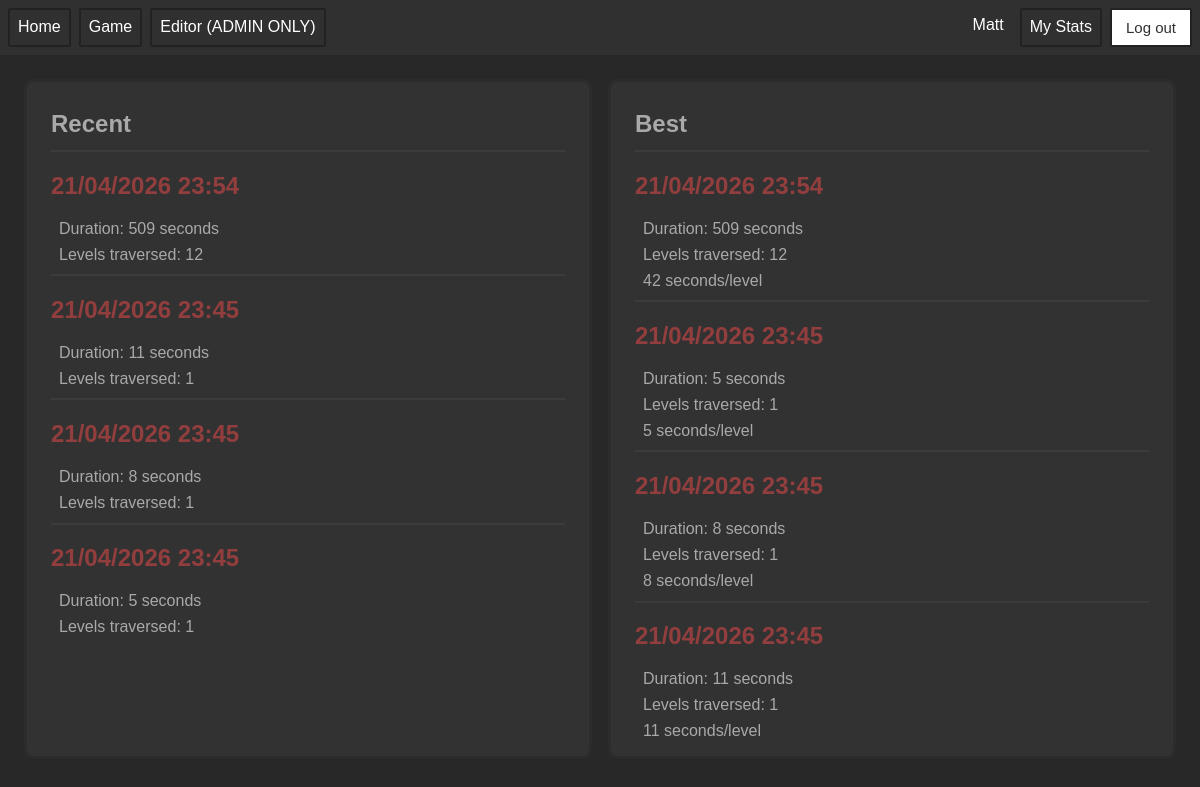
Screenshot of /stats/ (signed in) with the database file from the repository.
### tables this page shows
CREATE TABLE runs (
    id INTEGER PRIMARY KEY AUTOINCREMENT,
    username TEXT NOT NULL,
    unix INTEGER NOT NULL,
    duration INTEGER NOT NULL,
    levels_traversed INTEGER NOT NULL,

    FOREIGN KEY (username) REFERENCES accounts(username) ON DELETE CASCADE
);

### app.py (the view, shortened to what this page needs)
@app.route("/stats/", methods=["GET", "POST"])
@login_required
def stats():
    db = database.get_db()
    recent_runs = db.execute("""
        SELECT unix, duration, levels_traversed
        FROM runs
        WHERE username = ?
        ORDER BY unix DESC
        LIMIT 6;
    """, (g.username,)).fetchall()
    top_runs = db.execute("""
        SELECT unix, duration, levels_traversed,
                (duration / levels_traversed) AS time_per_level
        FROM runs
        WHERE username = ?
        ORDER BY levels_traversed DESC, time_per_level ASC
        LIMIT 5;
    """, (g.username,)).fetchall()
    return render_template("stats.html", recent_runs=recent_runs, top_runs=top_runs)

### forms.py
class LogOutForm(FlaskForm):
    submit = SubmitField("Log out")

### app.py (called while the page is built)
@app.template_filter("datetime")
def datetimeunix(s):
    return datetime.datetime.fromtimestamp(s).strftime("%d/%m/%Y %H:%M")

@app.before_request
def load_session():
    g.username = session.get("username", None)

@app.context_processor
def inject_jinja():
    return { "logout": forms.LogOutForm() }

def login_required(v):
    @functools.wraps(v)
    def wrapped_v(*args, **kwargs):
        if g.username is None:
            return redirect(url_for("login", next=request.url))
        return v(*args, **kwargs)
    return wrapped_v

### database/database.py (called while the page is built)
def get_db():
    if "db" not in g:
        g.db = sqlite3.connect(DATABASE,
            detect_types=sqlite3.PARSE_DECLTYPES)
        g.db.row_factory = sqlite3.Row
        g.db.execute("PRAGMA foreign_keys = ON") #foreign keys not enabled automatically in SQLite... must be turned on every connection
    return g.db

### templates/stats.html (shortened to what this page needs)
{% extends "base.html" %}
{% block body %}
<section>
    <h1>Recent</h1>
    {% if (recent_runs | length) == 0 %}
    <p style="color:grey">nothing here...</p>
    {% else %}
    {% for entry in recent_runs %}
    <article>
        <h2>{{ entry.unix | datetime }}</h2>
        <p>Duration: {{ entry.duration }} seconds</p>
        <p>Levels traversed: {{ entry.levels_traversed }}</p>
    </article>
    {% endfor %}
    {% endif %}
</section>
<section>
    <h1>Best</h1>
    {% if (top_runs | length) == 0 %}
    <p style="color:grey">nothing here...</p>
    {% else %}
    {% for entry in top_runs %}
    <article>
        <h2>{{ entry.unix | datetime }}</h2>
        <p>Duration: {{ entry.duration }} seconds</p>
        <p>Levels traversed: {{ entry.levels_traversed }}</p>
        <p>{{ entry.time_per_level }} seconds/level</p>
    </article>
    {% endfor %}
    {% endif %}
</section>
{% endblock %}

### static/styles/style.css (style rules this page uses)
body { margin: 0; display: flex; flex-direction: column; background: #282828; font-family: "Arial", sans-serif; }

### templates/stats.html (style rules this page uses)
section { flex: 1; }

### rows the page displays
runs: unix "21/04/2026 23:54", duration "509", levels_traversed "12", time_per_level "42"
runs: unix "21/04/2026 23:45", duration "11", levels_traversed "1", time_per_level "11"
runs: unix "21/04/2026 23:45", duration "8", levels_traversed "1", time_per_level "8"
runs: unix "21/04/2026 23:45", duration "5", levels_traversed "1", time_per_level "5"

### other values shown
{{ g.username }} "Matt"
